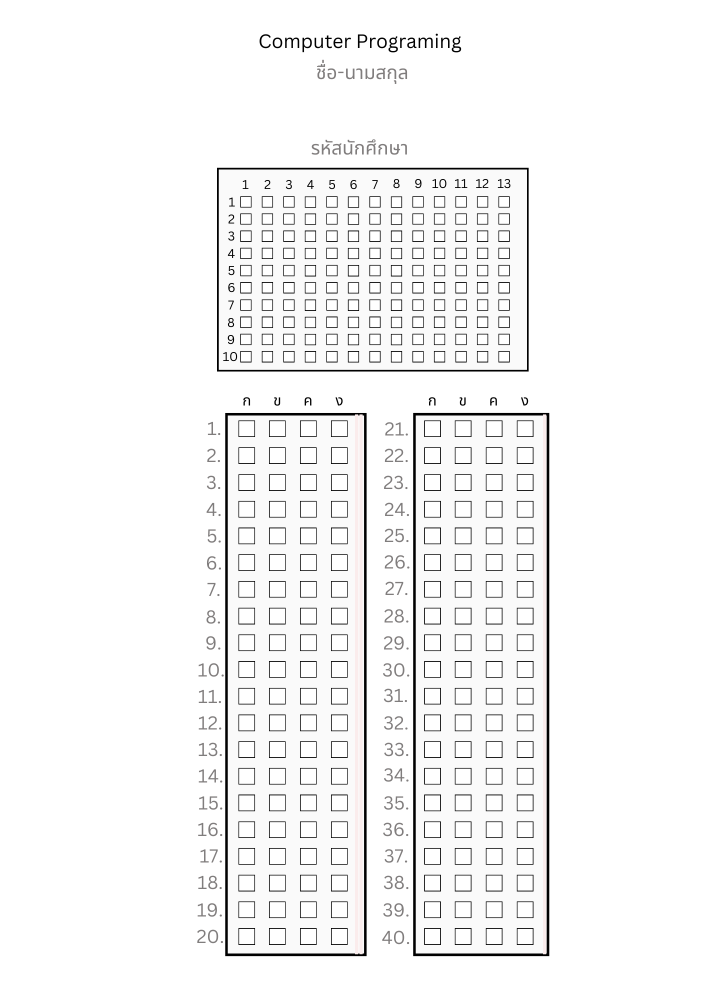
#> input picture images/95ebe3f6-2d79-4650-bc35-0d32522960bd.jpg, 1414 x 2000 px (shown at 1/2 size)
$ python -i image_processing_core.py   (imports and definitions only)
#> lines starting #> are read from the running program, lines starting #| are printed output that depends on the picture; after the words box and inside, x2 and y2 are one past the last pixel; in counts of white or black regions, pixels touching at a corner belong together
# import the necessary packages
import numpy as np
import cv2
import imutils
from imutils import contours
from PIL import Image

ROI = "roi/"

# [83 lines left out: functions order_points, four_point_transform, cropPerspective, not called in this run]

def get_answer(filename : str):
    # Read input image
    img = cv2.imread(filename)
#> img is the input picture: shape (2000, 1414, 3); mean B, G, R 245.4, 245.4, 245.5

    # Draw thick rectangle around the image - making sure there is not black contour around the image
    cv2.rectangle(img, (0, 0), (img.shape[1], img.shape[0]), (255, 255, 255), thickness = 5)

    # Convert from BGR to Grayscale
    gray = cv2.cvtColor(img, cv2.COLOR_BGR2GRAY)

    # Apply threshold on gray image - use automatic threshold algorithm (use THRESH_OTSU) and invert polarity.
    ret, thresh = cv2.threshold(gray, 0, 255, cv2.THRESH_BINARY_INV+cv2.THRESH_OTSU)
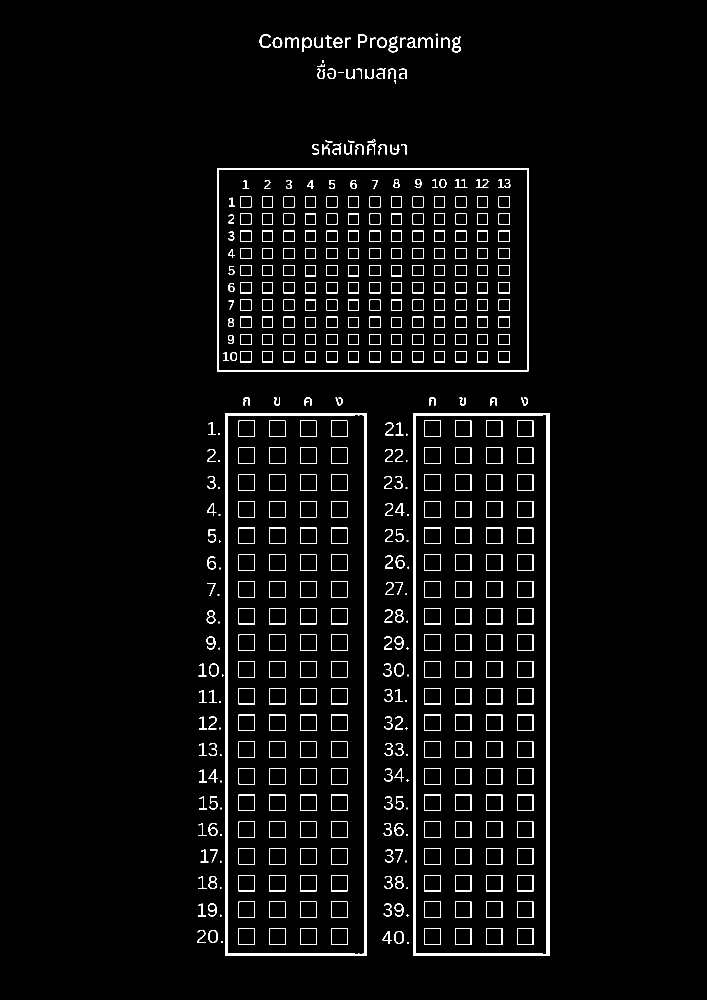
#> thresh: shape (2000, 1414) (shown at 1/2 size); 3.5% white; 483 white regions (43 under 20 px)
#> ret = 145

    # Find contours
    cnts, heir = cv2.findContours(thresh, cv2.RETR_EXTERNAL, cv2.CHAIN_APPROX_NONE)
#> cnts = 165 contours, 46 with area under 20; largest, box (x1, y1, x2, y2) and area: (450, 826, 733, 1912) 305970, (826, 826, 1099, 1912) 295120, (434, 336, 1057, 743) 252532, (788, 1862, 808, 1888) 390, (416, 1860, 436, 1886) 390

    main_contours = []

    for c in cnts:
         area = cv2.contourArea(c)
         if area > 200000:
             main_contours.append(c)
#> this loop made 165 passes
#> area on passes 3 to 5: 390.5, 155, 390.5
#> after the loop, main_contours = 3 contours; box (x1, y1, x2, y2) and area: (450, 826, 733, 1912) 305970, (826, 826, 1099, 1912) 295120, (434, 336, 1057, 743) 252532

    sectionCnts = contours.sort_contours(main_contours,"left-to-right")[0]
#> sectionCnts has the same summary as main_contours

    num_of_section = 1

    for (q, i) in enumerate(np.arange(0, len(sectionCnts))):

        x, y, w, h = cv2.boundingRect(sectionCnts[i])
        im_arr_bgr = cv2.rectangle(img, (x, y), (x+w, y+h), (255, 255, 255), thickness = 0)

        cv2.putText(im_arr_bgr, str(w), (x,y - 10), cv2.FONT_HERSHEY_SIMPLEX, 0.9, (36,255,12), 2)
        cv2.rectangle(im_arr_bgr, (x, y), (x + w, y + h), (36,255,12), 3)

        roi = im_arr_bgr[y:y+h, x:x+w]

        # cv2.imwrite(f"{ROI}scan-rect${i}.jpg", im_arr_bgr) #save scan fils


        # cv2.imshow("im_arr_bgr",im_arr_bgr)
        # cv2.waitKey(0)

        if w > 300:
            cv2.imwrite(f"{ROI}id.jpg", roi)
        else :
            cv2.imwrite(f"{ROI}section{num_of_section}.jpg", roi)
            num_of_section = num_of_section + 1
#> this loop made 3 passes
#> (x, y, w, h, num_of_section) on passes 2 to 3: (450, 826, 283, 1086, 2), (826, 826, 273, 1086, 3)
#> (x, y, w, h) on pass 1: (434, 336, 623, 407)
#> pass 1, in get_answer, `roi = im_arr_bgr[y:y+h, x:x+w]`:
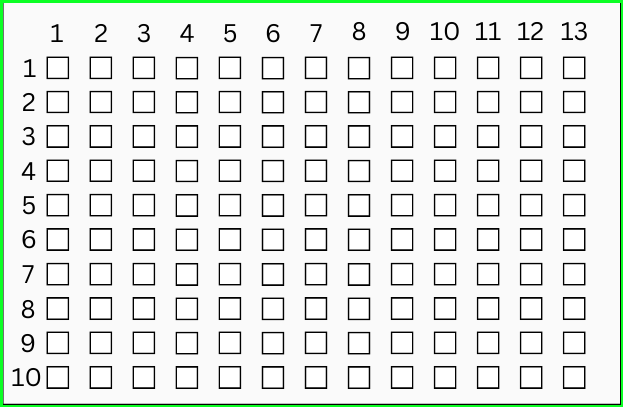
#> roi: shape (407, 623, 3); mean B, G, R 227.6, 232, 227.1
#> pass 2, in get_answer, `roi = im_arr_bgr[y:y+h, x:x+w]`:
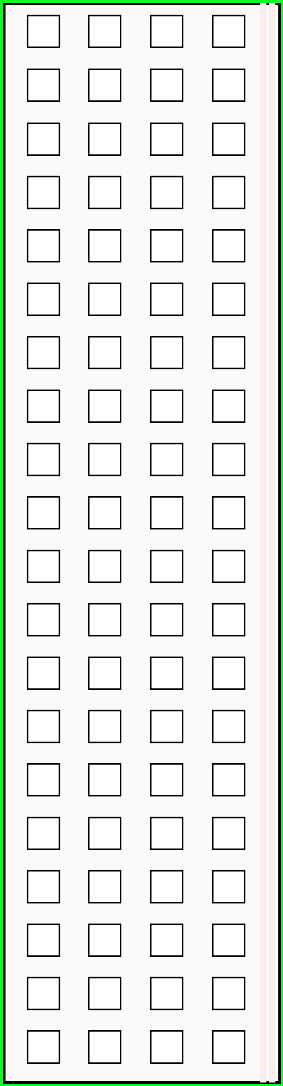
#> roi: shape (1086, 283, 3); mean B, G, R 228.1, 233, 228.2
#> after the loop:
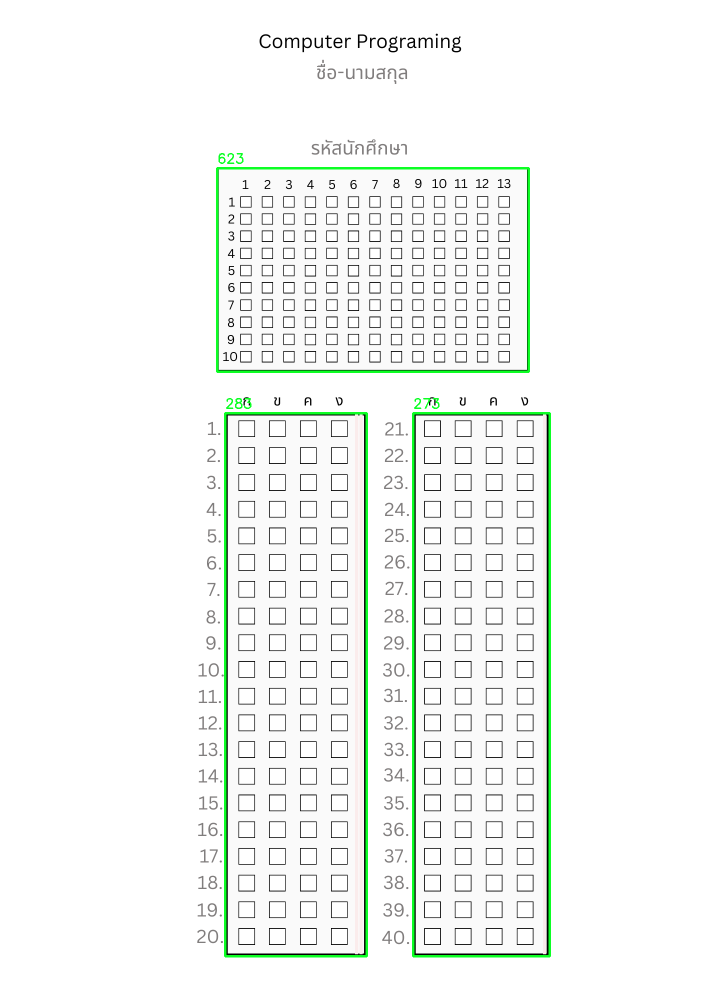
#> im_arr_bgr: shape (2000, 1414, 3) (shown at 1/2 size); mean B, G, R 244, 247.1, 243.8
#> after the loop, num_of_section = 3

    answer = [*get_section(1) , *get_section(2), *get_section(3), *get_section(4), *get_section(5)]

    json_answer = [dict(zip(("no","answer"),x)) for x in answer]
    return get_id() , json_answer

# [62 lines left out: function get_id, not called in this run]

def get_section(section:int):
    # Load image, convert to grayscale, Gaussian blur, Otsu's threshold
#> called with section = 1
    image = cv2.imread(f'{ROI}section{section}.jpg')
    original = image.copy()
    gray = cv2.cvtColor(image, cv2.COLOR_BGR2GRAY)
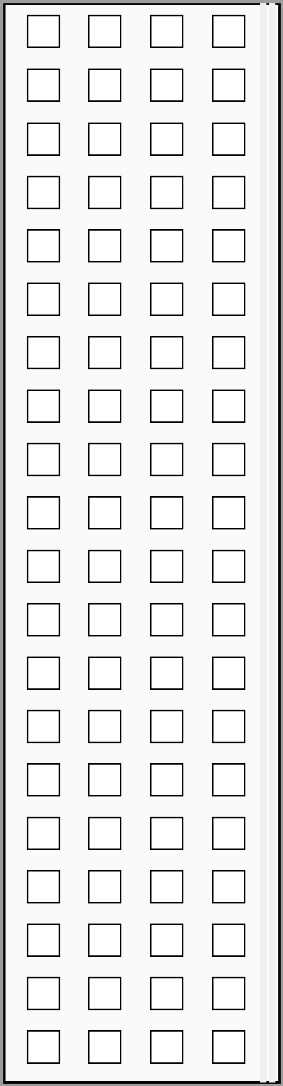
#> gray: shape (1086, 283); min 0, max 255, mean 231.2
    blur = cv2.GaussianBlur(gray, (3,3), 0)
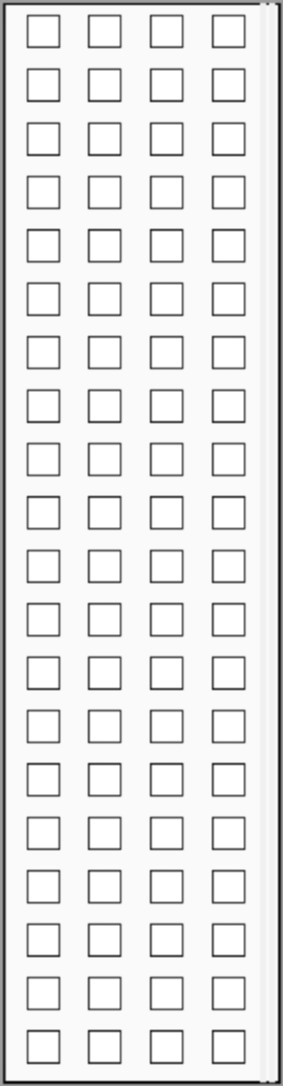
#> blur: shape (1086, 283); min 4, max 255, mean 231.3
    thresh = cv2.threshold(blur, 0, 255, cv2.THRESH_BINARY_INV + cv2.THRESH_OTSU)[1]
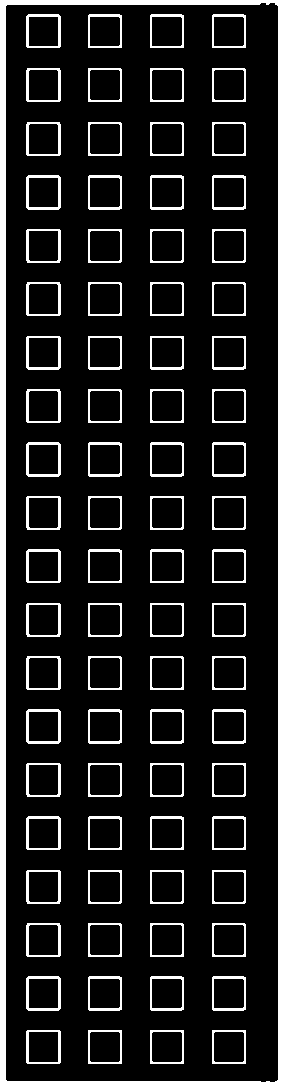
#> thresh: shape (1086, 283); 12.3% white; 81 white regions

    # Find contours and filter using contour area filtering to remove noise
    cnts, _ = cv2.findContours(thresh, cv2.RETR_TREE, cv2.CHAIN_APPROX_SIMPLE)
#> cnts = 162 contours; largest, box (x1, y1, x2, y2) and area: (0, 0, 283, 1086) 305970, (5, 2, 279, 1083) 294046, (26, 976, 61, 1011) 1148, (26, 709, 61, 744) 1148, (26, 442, 61, 477) 1148

    # Detect checkboxes using shape approximation and aspect ratio filtering
    checkbox_contours = []

    for c in cnts:
        peri = cv2.arcLength(c, True)
        approx = cv2.approxPolyDP(c, 0.035 * peri, True)
        x,y,w,h = cv2.boundingRect(approx)
        aspect_ratio = w / float(h)
        if len(approx) == 4 and (aspect_ratio >= 0.8 and aspect_ratio <= 1.2)  and (w >= 37 and w <= 40):
            cv2.putText(original, str(w), (x,y - 10), cv2.FONT_HERSHEY_SIMPLEX, 0.9, (36,255,12), 2)
            cv2.rectangle(original, (x, y), (x + w, y + h), (36,255,12), 3)
            checkbox_contours.append(c)
#> this loop made 162 passes
#> (peri, approx, x, y, w, h, aspect_ratio) on passes 1 to 3: (2734, [[0, 0], [0, 1085], [282, 1085], [282, 0]], 0, 0, 283, 1086, 0.261), (2701.5, [[274, 2], [278, 1079], [7, 1081], [5, 6]], 5, 2, 274, 1080, 0.254), (132, [[212, 1030], [212, 1063], [245, 1063], [245, 1030]], 212, 1030, 34, 34, 1)
#> after the loop, checkbox_contours = []


    # [5 lines of commented-out code are left out]

#> (the run stopped early here; a loop or call above may not have finished)
